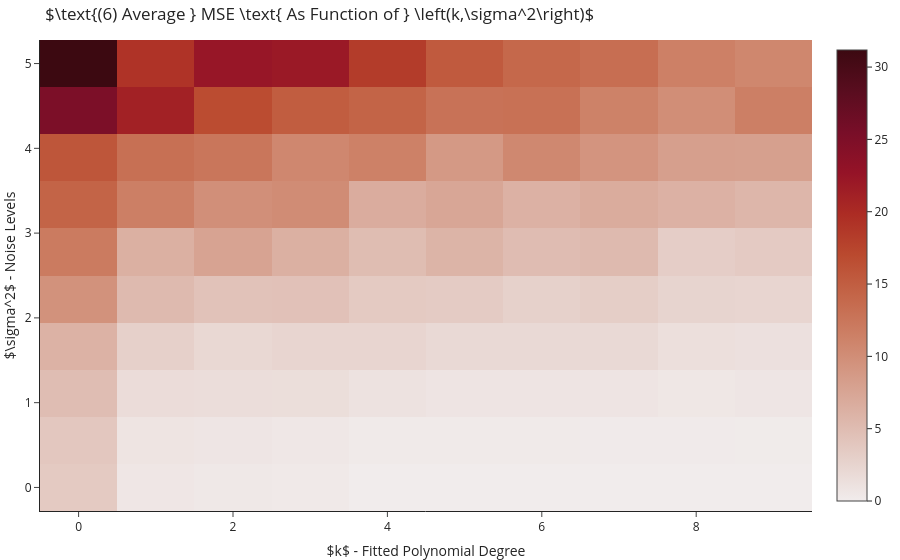

Notebook code cell kept with this figure:
### Markdown cell above
## The Influence Of $k$ And $\sigma^2$ On Error

Lastly, let us check how the error is influenced by both $k$ and $\sigma^2$. For each value of $k$ and $\sigma^2$ we will
add noise drawm from $\mathcal{N}\left(0,\sigma^2\right)$ and then, based on the noisy data, let the learner select an
hypothesis from $\mathcal{H}_{poly}^k$. We repeat the process for each set of $\left(k,\sigma^2\right)$ 10 times and report
the mean MSE value. Results are seen in heatmap below:

### Code cell
from sklearn.model_selection import ParameterGrid

df = []
for setting in ParameterGrid(dict(k=range(10), s=np.linspace(0, 5, 10), repetition=range(10))):
    y = y_ + np.random.normal(scale=setting["s"], size=len(y_))
    y_hat = make_pipeline(PolynomialFeatures(setting["k"]), LinearRegression()).fit(X, y).predict(X)
    
    df.append([setting["k"], setting["s"], np.mean((y-y_hat)**2)])
    
df = pd.DataFrame.from_records(df, columns=["k", "sigma","mse"]).groupby(["k","sigma"]).mean().reset_index()

go.Figure(go.Heatmap(x=df.k, y=df.sigma, z=df.mse, colorscale="amp"),
          layout=go.Layout(title=r"$\text{(6) Average } MSE \text{ As Function of } \left(k,\sigma^2\right)$", 
                           xaxis_title=r"$k$ - Fitted Polynomial Degree",
                           yaxis_title=r"$\sigma^2$ - Noise Levels")).show()

### Figure 1 — Plotly figure (JSON) as saved in the notebook; plotly's stock layout.template omitted (floating-point values rounded to 4 significant figures)
{"data": [{"colorscale": [[0, "rgb(241, 236, 236)"], [0.09091, "rgb(230, 209, 203)"], [0.1818, "rgb(221, 182, 170)"], [0.2727, "rgb(213, 156, 137)"], [0.3636, "rgb(205, 129, 103)"], [0.4545, "rgb(196, 102, 73)"], [0.5455, "rgb(186, 74, 47)"], [0.6364, "rgb(172, 44, 36)"], [0.7273, "rgb(149, 19, 39)"], [0.8182, "rgb(120, 14, 40)"], [0.9091, "rgb(89, 13, 31)"], [1, "rgb(60, 9, 17)"]], "type": "heatmap", "x": [0, 0, 0, 0, 0, 0, 0, 0, 0, 0, 1, 1, 1, 1, 1, 1, 1, 1, 1, 1, 2, 2, 2, 2, 2, 2, 2, 2, 2, 2, 3, 3, 3, 3, 3, 3, 3, 3, 3, 3, 4, 4, 4, 4, 4, 4, 4, 4, 4, 4, 5, 5, 5, 5, 5, 5, 5, 5, 5, 5, 6, 6, 6, 6, 6, 6, 6, 6, 6, 6, 7, 7, 7, 7, 7, 7, 7, 7, 7, 7, 8, 8, 8, 8, 8, 8, 8, 8, 8, 8, 9, 9, 9, 9, 9, 9, 9, 9, 9, 9], "y": [0, 0.5556, 1.111, 1.667, 2.222, 2.778, 3.333, 3.889, 4.444, 5, 0, 0.5556, 1.111, 1.667, 2.222, 2.778, 3.333, 3.889, 4.444, 5, 0, 0.5556, 1.111, 1.667, 2.222, 2.778, 3.333, 3.889, 4.444, 5, 0, 0.5556, 1.111, 1.667, 2.222, 2.778, 3.333, 3.889, 4.444, 5, 0, 0.5556, 1.111, 1.667, 2.222, 2.778, 3.333, 3.889, 4.444, 5, 0, 0.5556, 1.111, 1.667, 2.222, 2.778, 3.333, 3.889, 4.444, 5, 0, 0.5556, 1.111, 1.667, 2.222, 2.778, 3.333, 3.889, 4.444, 5, 0, 0.5556, 1.111, 1.667, 2.222, 2.778, 3.333, 3.889, 4.444, 5, 0, 0.5556, 1.111, 1.667, 2.222, 2.778, 3.333, 3.889, 4.444, 5, 0, 0.5556, 1.111, 1.667, 2.222, 2.778, 3.333, 3.889, 4.444, 5], "z": [3.573, 3.901, 4.916, 6.101, 9.565, 12.02, 14.37, 15.84, 25.15, 31.18, 0.5816, 0.8905, 1.648, 2.939, 5.255, 6.364, 11.52, 13.12, 21.07, 19.16, 0.4288, 0.7266, 1.533, 2.146, 4.399, 7.703, 9.827, 12.48, 16.76, 22.37, 0.3483, 0.5489, 1.504, 2.369, 4.5, 6.337, 10.2, 10.7, 15.13, 22.02, 1.754e-30, 0.2247, 1.031, 2.369, 3.602, 4.946, 6.738, 11.36, 14.39, 18.36, 1.086e-28, 0.2255, 0.7922, 1.945, 3.418, 5.898, 7.429, 8.839, 12.89, 15.36, 5.171e-30, 0.2298, 0.7995, 1.946, 2.856, 5.011, 6.161, 10.57, 13.04, 14.01, 1.542e-29, 0.1586, 0.8042, 1.995, 3.156, 5.221, 6.803, 9.339, 11.26, 13.36, 2.71e-29, 0.1606, 0.5692, 1.383, 2.505, 3.209, 6.163, 8.186, 10.01, 11.48, 4.825e-30, 0.1444, 0.7227, 1.233, 2.381, 3.535, 5.685, 8.064, 11.51, 10.76]}], "layout": {"title": {"text": "$\\text{(6) Average } MSE \\text{ As Function of } \\left(k,\\sigma^2\\right)$"}, "xaxis": {"title": {"text": "$k$ - Fitted Polynomial Degree"}}, "yaxis": {"title": {"text": "$\\sigma^2$ - Noise Levels"}}}}
